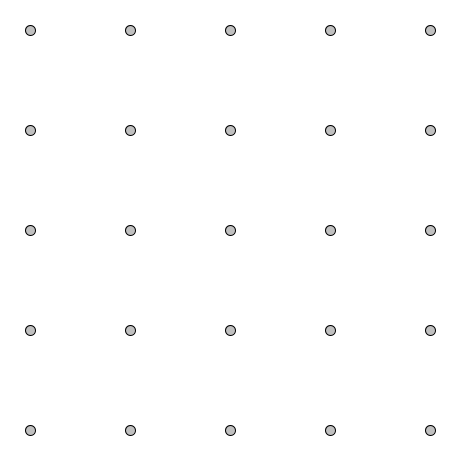
Frame 1 (no input)
Frame 60 (the mouse pressed at the canvas centre just before this capture): identical to frame 1, image omitted
Frame 120 (the mouse held since frame 60 and released just before this capture): identical to frame 1, image omitted

The Processing sketch that drew this single still picture (run headless with seeded random() and noise(); from frame 60 on, the mouse is pressed at the canvas centre):

// Processing sketch: processing_59782
// ── processing_59782.pde


color dotColor= color(192);
color dotColorOver = color(255);
color dotColorClicked = color(255,0,0);



Dot[] dots = new Dot[25];
Line[] lines = new Line[40];
 

int selectedDot=99, startDot= 99, endDot = 99;
 

boolean drawing;
boolean solved;
 
void setup() { 
  size(460, 460);
  
  frameRate(50);
   
  drawing=false;
  solved=false;
  
 
  dots[0] = new Dot(30,30);
  dots[1] = new Dot(130,30);
  dots[2] = new Dot(230,30);
  dots[3] = new Dot(330,30);
  dots[4] = new Dot(430,30);
  dots[5] = new Dot(30,130);
  dots[6] = new Dot(130,130);
  dots[7] = new Dot(230,130);
  dots[8] = new Dot(330,130);
  dots[9] = new Dot(430,130);
  dots[10] = new Dot(30,230);
  dots[11] = new Dot(130,230);
  dots[12] = new Dot(230,230);
  dots[13] = new Dot(330,230);
  dots[14] = new Dot(430,230);
  dots[15] = new Dot(30,330);
  dots[16] = new Dot(130,330);
  dots[17] = new Dot(230,330);
  dots[18] = new Dot(330,330);
  dots[19] = new Dot(430,330);
  dots[20] = new Dot(30,430);
  dots[21] = new Dot(130,430);
  dots[22] = new Dot(230,430);
  dots[23] = new Dot(330,430);
  dots[24] = new Dot(430,430);

 
  for(int i=0; i<25; i++) {
    dots[i].c = dotColor;
    dots[i].display(dots[i].c);
  }
  

  lines[0] = new Line(0,1);
  lines[1] = new Line(0,5);
  lines[2] = new Line(1,2);
  lines[3] = new Line(1,6);
  lines[4] = new Line(2,3);
  lines[5] = new Line(2,7);
  lines[6] = new Line(3,4);
  lines[7] = new Line(3,8);
  lines[8] = new Line(4,9);
  lines[9] = new Line(5,6);
  lines[10] = new Line(5,10);
  lines[11] = new Line(6,7);
  lines[12] = new Line(6,11);
  lines[13] = new Line(7,8);
  lines[14] = new Line(7,12);
  lines[15] = new Line(8,9);
  lines[16] = new Line(8,13);
  lines[17] = new Line(9,14);
  lines[18] = new Line(10,11);
  lines[19] = new Line(10,15);
  lines[20] = new Line(11,12);
  lines[21] = new Line(11,16);
  lines[22] = new Line(12,13);
  lines[23] = new Line(12,17);
  lines[24] = new Line(13,14);
  lines[25] = new Line(13,18);
  lines[26] = new Line(14,19);
  lines[27] = new Line(15,16);
  lines[28] = new Line(15,20);
  lines[29] = new Line(16,17);
  lines[30] = new Line(16,21);
  lines[31] = new Line(17,18);
  lines[32] = new Line(17,22);
  lines[33] = new Line(18,19);
  lines[34] = new Line(18,23);
  lines[35] = new Line(19,24);
  lines[36] = new Line(20,21);
  lines[37] = new Line(21,22);
  lines[38] = new Line(22,23);
  lines[39] = new Line(23,24);
 
}
 
void draw() {
  background(255);
   
  for(int i=0; i<25; i++) {
    dots[i].display(dots[i].c);
  }
 
  
  for(int i=0; i<40; i++) {
    if (lines[i].visible==true) { lines[i].display();}
  }
   
  
  if (drawing==true) {    
    line(dots[selectedDot].x,dots[selectedDot].y,mouseX,mouseY);
      
  }
}
 
void mousePressed() {
  
}
 
void mouseReleased() {
  if(solved==false) {

    drawing=false; 
    for(int i=0; i<25; i++) {
      if((dots[i].selected()==true) && (i!=startDot)) {
        drawing=true;
        dots[i].c=dotColorClicked;
        selectedDot=i;
        break;
      }
    }
     
    if (drawing==true) {
      if(startDot==99) {
        startDot=selectedDot;
      } else if (endDot==99) {
        endDot=selectedDot;
       
        drawLine(startDot,endDot);
        
        
       
      }
      startDot=selectedDot;
      endDot=99;
    } else {
      startDot=99;
      endDot=99;
    }
  }
}
 
void mouseMoved() {
  if(solved==false) {
    for(int i=0; i<25; i++) {
      if(selectedDot==i) {
   
      } else
      if(dots[i].selected()==true) {
        dots[i].c=dotColorOver;
      } else {
        dots[i].c=dotColor;
      }
    }
  }
}
 

void mouseDragged() {
  mouseMoved();
}
 
class Dot {
  int x; 
  int y; 
  int s; 
  color c; 
  boolean selected;
   
  Dot(int localX, int localY) {
   
    x = localX;
    y = localY;
    s = 10;
  
  }
   
  void display(int dotColor) {
    fill(dotColor);
    stroke(0);
    strokeWeight(1);
    ellipse(x,y,s,s);
  }
   
  boolean selected() {
 
    float disX = x - mouseX;
    float disY = y - mouseY;
   
    if(sqrt(sq(disX) + sq(disY)) < s/2 ) {
      return true;
    } else {
      return false;
    }   
  }
}
 
class Line {
  int startX, startY;
  int endX, endY;
  boolean visible;
  
   
  Line(int startDot, int endDot) {
     
    startX=dots[startDot].x;
    startY=dots[startDot].y;
    endX=dots[endDot].x;
    endY=dots[endDot].y;
    visible=false;
    
  }
 
  void display() {
     stroke(0,189,255);
     strokeWeight(1.5);
     line(startX,startY,endX,endY);
  }
}
 
void drawLine(int startDot,int endDot) {
   
  int a = 40;
  int b = 40;
   
  if(startDot < endDot) {
    a = startDot;
    b = endDot;
  } else if(startDot > endDot) {
    a = endDot;
    b = startDot;
  } else {
    drawing=false;
  }
   
  if(drawing==true) {
    if((a==0)&&(b==1)) { lines[0].visible=true; }
    if((a==0)&&(b==5)) { lines[1].visible=true; }
    if((a==1)&&(b==2)) { lines[2].visible=true; }
    if((a==1)&&(b==6)) { lines[3].visible=true; }
    if((a==2)&&(b==3)) { lines[4].visible=true; }
    if((a==2)&&(b==7)) { lines[5].visible=true; }
    if((a==3)&&(b==4)) { lines[6].visible=true; }
    if((a==3)&&(b==8)) { lines[7].visible=true; }
    if((a==4)&&(b==9)) { lines[8].visible=true; }
    if((a==5)&&(b==6)) { lines[9].visible=true; }
    if((a==5)&&(b==10)) { lines[10].visible=true; }
    if((a==6)&&(b==7)) { lines[11].visible=true; }
    if((a==6)&&(b==11)) { lines[12].visible=true; }
    if((a==7)&&(b==8)) { lines[13].visible=true; }
    if((a==7)&&(b==12)) { lines[14].visible=true; }
    if((a==8)&&(b==9)) { lines[15].visible=true; }
    if((a==8)&&(b==13)) { lines[16].visible=true; }
    if((a==9)&&(b==14)) { lines[17].visible=true; }
    if((a==10)&&(b==11)) { lines[18].visible=true; }
    if((a==10)&&(b==15)) { lines[19].visible=true; }
    if((a==11)&&(b==12)) { lines[20].visible=true; }
    if((a==11)&&(b==16)) { lines[21].visible=true; }
    if((a==12)&&(b==13)) { lines[22].visible=true; }
    if((a==12)&&(b==17)) { lines[23].visible=true; }
    if((a==13)&&(b==14)) { lines[24].visible=true; }
    if((a==13)&&(b==18)) { lines[25].visible=true; }
    if((a==14)&&(b==19)) { lines[26].visible=true; }
    if((a==15)&&(b==16)) { lines[27].visible=true; }
    if((a==15)&&(b==20)) { lines[28].visible=true; }
    if((a==16)&&(b==17)) { lines[29].visible=true; }
    if((a==16)&&(b==21)) { lines[30].visible=true; }
    if((a==17)&&(b==18)) { lines[31].visible=true; }
    if((a==17)&&(b==22)) { lines[32].visible=true; }
    if((a==18)&&(b==19)) { lines[33].visible=true; }
    if((a==18)&&(b==23)) { lines[34].visible=true; }
    if((a==19)&&(b==24)) { lines[35].visible=true; }
    if((a==20)&&(b==21)) { lines[36].visible=true; }
    if((a==21)&&(b==22)) { lines[37].visible=true; }
    if((a==22)&&(b==23)) { lines[38].visible=true; }
    if((a==23)&&(b==24)) { lines[39].visible=true; }
  }
     
}
